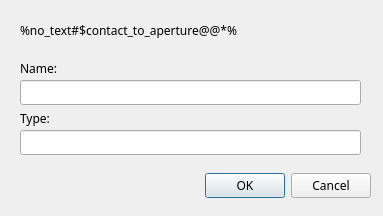
<?xml version="1.0" encoding="UTF-8"?>
<ui version="4.0">
 <class>Rename</class>
 <widget class="QDialog" name="Rename">
  <property name="geometry">
   <rect>
    <x>0</x>
    <y>0</y>
    <width>383</width>
    <height>216</height>
   </rect>
  </property>
  <property name="font">
   <font>
    <family>Sans Serif</family>
   </font>
  </property>
  <property name="windowTitle">
   <string>Name dialog</string>
  </property>
  <property name="windowIcon">
   <iconset resource="img.qrc">
    <normaloff>:/icos/gridisk.ico</normaloff>:/icos/gridisk.ico</iconset>
  </property>
  <widget class="QDialogButtonBox" name="buttonBox">
   <property name="geometry">
    <rect>
     <x>30</x>
     <y>170</y>
     <width>341</width>
     <height>32</height>
    </rect>
   </property>
   <property name="orientation">
    <enum>Qt::Horizontal</enum>
   </property>
   <property name="standardButtons">
    <set>QDialogButtonBox::Cancel|QDialogButtonBox::Ok</set>
   </property>
  </widget>
  <widget class="QLabel" name="label">
   <property name="geometry">
    <rect>
     <x>20</x>
     <y>10</y>
     <width>351</width>
     <height>41</height>
    </rect>
   </property>
   <property name="text">
    <string>%no_text#$contact_to_aperture@@*%</string>
   </property>
   <property name="wordWrap">
    <bool>true</bool>
   </property>
  </widget>
  <widget class="QLineEdit" name="lineEdit">
   <property name="geometry">
    <rect>
     <x>20</x>
     <y>80</y>
     <width>341</width>
     <height>25</height>
    </rect>
   </property>
  </widget>
  <widget class="QLineEdit" name="lineEdit_2">
   <property name="geometry">
    <rect>
     <x>20</x>
     <y>130</y>
     <width>341</width>
     <height>25</height>
    </rect>
   </property>
   <property name="text">
    <string/>
   </property>
  </widget>
  <widget class="QLabel" name="label_2">
   <property name="geometry">
    <rect>
     <x>20</x>
     <y>60</y>
     <width>67</width>
     <height>17</height>
    </rect>
   </property>
   <property name="text">
    <string>Name:</string>
   </property>
  </widget>
  <widget class="QLabel" name="label_3">
   <property name="geometry">
    <rect>
     <x>20</x>
     <y>110</y>
     <width>67</width>
     <height>17</height>
    </rect>
   </property>
   <property name="text">
    <string>Type:</string>
   </property>
  </widget>
 </widget>
 <resources>
  <include location="img.qrc"/>
 </resources>
 <connections>
  <connection>
   <sender>buttonBox</sender>
   <signal>accepted()</signal>
   <receiver>Rename</receiver>
   <slot>accept()</slot>
   <hints>
    <hint type="sourcelabel">
     <x>248</x>
     <y>254</y>
    </hint>
    <hint type="destinationlabel">
     <x>157</x>
     <y>274</y>
    </hint>
   </hints>
  </connection>
  <connection>
   <sender>buttonBox</sender>
   <signal>rejected()</signal>
   <receiver>Rename</receiver>
   <slot>reject()</slot>
   <hints>
    <hint type="sourcelabel">
     <x>316</x>
     <y>260</y>
    </hint>
    <hint type="destinationlabel">
     <x>286</x>
     <y>274</y>
    </hint>
   </hints>
  </connection>
 </connections>
</ui>
